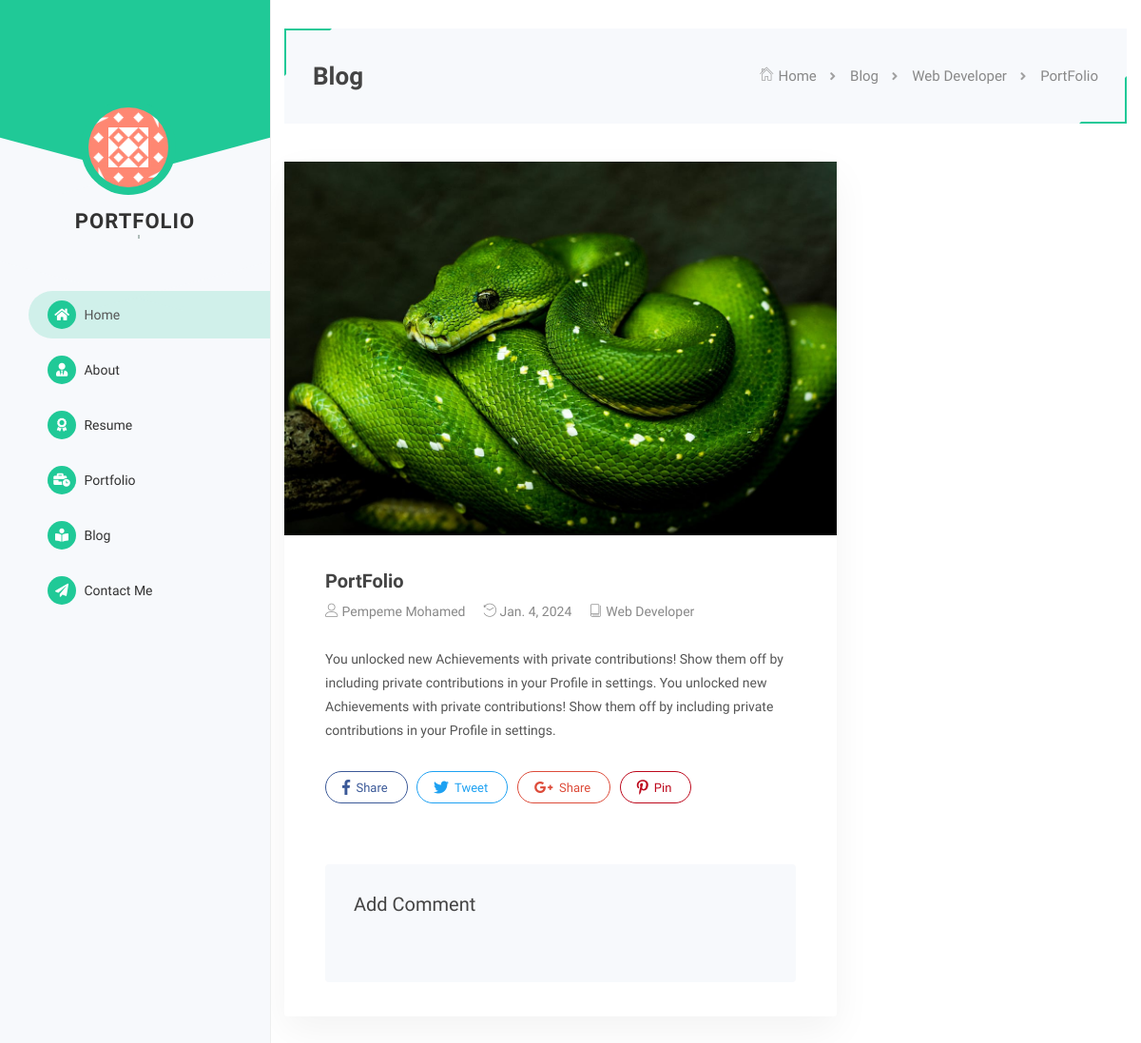
/blog/portfolio, run on the app's committed database.
### core/models.py (models this page shows, shortened)
class Blog(models.Model):
    title = models.CharField(max_length=255)
    slug = models.CharField(max_length=255, unique=True)
    category = models.ForeignKey(BlogCategory, on_delete=models.CASCADE)
    description = models.TextField()
    image = models.ImageField(upload_to=blog_directory_path, null=True, blank=True)
    created_at = models.DateField(default=now)
    @property
    def photo(self):
        if self.image:
            return self.image.url
        else:
            return static("images/blog_default.jpg")

class BlogCategory(models.Model):
    name = models.CharField(max_length=255)
    class Meta:
        verbose_name = "Blog Category"
        verbose_name_plural = "Blog Categories"

### core/views.py (the view)
# urls.py: path('blog/<slug:slug>', views.BlogDetailView.as_view(), name='blog-details'),
class BlogDetailView(DetailView):
    model = Blog
    template_name = "blog-details.html"
    slug_url_kwarg = "slug"
    slug_field = "slug"
    context_object_name = "blog"

### templates/blog-details.html (shortened to what this page needs)
{% extends 'layouts/base.html' %}
{% block content %}
    <div class="content-pages">
        <div class="sub-home-pages">
            <div id="titlebar">
                <div class="container">
                    <div class="special-block-bg">
                        <h2>Blog</h2>
                        <nav id="breadcrumbs">
                            <ul>
                                <li><a href="#"><i class="pe-7s-home"></i> Home</a></li>
                                <li><a href="{% url 'core:blog' %}">Blog</a></li>
                                <li><a href="#">{{ blog.category.name }}</a></li>
                                <li>{{ blog.title }}</li>
                            </ul>
                        </nav>
                    </div>
                </div>
            </div>
            <div class="container">
                <div class="blog-page">
                    <div class="row">
                        <div class="col-lg-8 col-md-12">
                            <div class="blog-post single-post">
                                <img class="post-img img-fluid" src="{{ blog.photo }}" alt="{{ blog.title }}">
                                <div class="post-content">
                                    <h3>{{ blog.title }}</h3>
                                    <ul class="post-meta">
                                        <li><a href="#"><i class="lnr lnr-user"></i> Pempeme Mohamed </a></li>
                                        <li><i class="lnr lnr-history"></i> {{ blog.created_at }}</li>
                                        <li><a href="#"><i class="lnr lnr-book"></i> {{ blog.category.name }}</a></li>
                                    </ul>
                                    <div class="post-description">
                                        {{ blog.description | safe }}
                                    </div>
                                    <ul class="share-buttons pt-30">
                                        <li><a class="fb-share" href="#" target="_blank"><i class="fab fa-facebook-f"></i> Share</a></li>
                                        <li><a class="twitter-share" href="#" target="_blank"><i class="fab fa-twitter"></i> Tweet</a></li>
                                        <li><a class="gplus-share" href="#" target="_blank"><i class="fab fa-google-plus-g"></i> Share</a></li>
                                        <li><a class="pinterest-share" href="#" target="_blank">
                                            <i class="fab fa-pinterest-p"></i> Pin</a>
                                        </li>
                                    </ul>
                                    <div id="add-review" class="add-review-box">
                                        <h3 class="listing-desc-headline margin-bottom-35">Add Comment</h3>
                                    </div>
                                </div>
                            </div>
                        </div>
                    </div>
                </div>
            </div>
        </div>
    </div>
{% endblock %}

### static/css/style.css (style rules this page uses)
body { position: relative; margin: 0; font-family: 'Raleway', Helvetica, sans-serif; font-size: 14px; color: #555; line-height: 25px; font-weight: 400; }
h1, h2, h3, h4, h5, h6 { font-family: 'Raleway', sans-serif; font-style: normal; font-weight: 600; color: #444; }
h2 { font-size: 26px; }
h3 { font-size: 20px; }
ul, li { list-style: none; }
ul { padding: 0; }
a { text-decoration: none; outline: none; -webkit-transition: all 0.3s ease-in-out; -moz-transition: all 0.3s ease-in-out; -o-transition: all 0.3s ease-in-out; -ms-transition: all 0.3s ease-in-out; transition: all 0.3s ease-in-out; cursor: pointer; }
img { max-width: 100%; }
.pt-30 { padding-top: 30px; }
#titlebar { padding-top: 30px; }
#titlebar .special-block-bg { padding: 30px 30px; }
#titlebar h2 { font-size: 26px; line-height: 40px; margin-bottom: 0; }
#breadcrumbs { position: absolute; right: 30px; display: inline-block; font-size: 15px; font-weight: 400; color: #888; top: 50%; -webkit-transform: translateY(-50%); -moz-transform: translateY(-50%); -ms-transform: translateY(-50%); transform: translateY(-50%); }
#breadcrumbs ul { margin: 0; }
#breadcrumbs ul li a { -webkit-transition: all 0.2s ease-in-out; -moz-transition: all 0.2s ease-in-out; -o-transition: all 0.2s ease-in-out; -ms-transition: all 0.2s ease-in-out; transition: all 0.2s ease-in-out; color: #888; }
#breadcrumbs ul li { display: inline-block; list-style: none; margin: 0 0 0 10px; }
#breadcrumbs ul li:first-child:before { display: none; }
#breadcrumbs ul li:before { content: "\f105"; font-family: "FontAwesome"; color: #a0a0a0; font-size: 13px; margin-right: 15px; font-weight: 600; }
#breadcrumbs ul li i.pe-7s-home { font-size: 17px; }
.content-pages { height: 100%; position: relative; margin-left: 284px; }
.special-block-bg { background-color: #f7f9fc; padding: 60px 30px; position: relative; }
.special-block-bg::before, .special-block-bg::after { border-style: solid; border-width: 2px; content: ""; display: block; height: 50px; position: absolute; width: 50px; }
.special-block-bg::before { left: 0; top: 0; }
.special-block-bg::after { bottom: 0; right: 0; }
.blog-page { padding: 40px 0 50px 0; }
.blog-post { box-shadow: 0px 15px 40px rgba(0, 0, 0, 0.05); background-color: #fff; display: inline-block; width: 100%; border-radius: 3px; }
.post-meta { margin-bottom: 25px; }
.post-meta li, .post-meta li a { display: inline-block; color: #888; font-weight: normal; }
.post-meta li { margin-right: 15px; }
.single-post > img { width: 100%; }
.add-review-box { border-radius: 4px; background-color: #f7f9fc; padding: 30px; padding-bottom: 40px; margin-top: 40px; display: inline-block; width: 100%; position: relative; }
.add-review-box h3 { margin: 0 0 30px 0; font-weight: 500; }
.blog-page .blog-post .post-content, .single-post .post-content { padding: 36px 43px; }
.share-buttons { list-style: none; }
.share-buttons li { display: inline-block; margin: 0 6px 8px 0; }
.share-buttons li a { background: #fff; border: 1px solid #666; border-radius: 50px; font-weight: 500; font-size: 13px; padding: 7px 20px; transition: 0.3s; display: inline-block; line-height: 17px; font-weight: 500; }
.share-buttons li i { font-size: 16px; position: relative; right: 3px; top: 1px; }
.share-buttons li a.fb-share { border-color: #3b5998; color: #3b5998; }
.share-buttons li a.twitter-share { border-color: #1da1f2; color: #1da1f2; }
.share-buttons li a.gplus-share { border-color: #dd4b39; color: #dd4b39; }
.share-buttons li a.pinterest-share { border-color: #bd081c; color: #bd081c; }

### static/css/colors/teal.css (style rules this page uses)
a { color: #20c997; }
.special-block-bg::before { border-color: #20c997 rgba(0, 0, 0, 0) rgba(0, 0, 0, 0) #20c997; }
.special-block-bg::after { border-color: rgba(0, 0, 0, 0) #20c997 #20c997 rgba(0, 0, 0, 0); }

### data on the page
Blog: category.name "Web Developer", title "PortFolio", photo (picture), created_at "Jan. 4, 2024", description "You unlocked new Achievements with private contributions! Show them off by including private contributions in your Profile in settings. You unlocked new Achievements with private contributions! Show them off by including private contributions in your Profile in settings."
